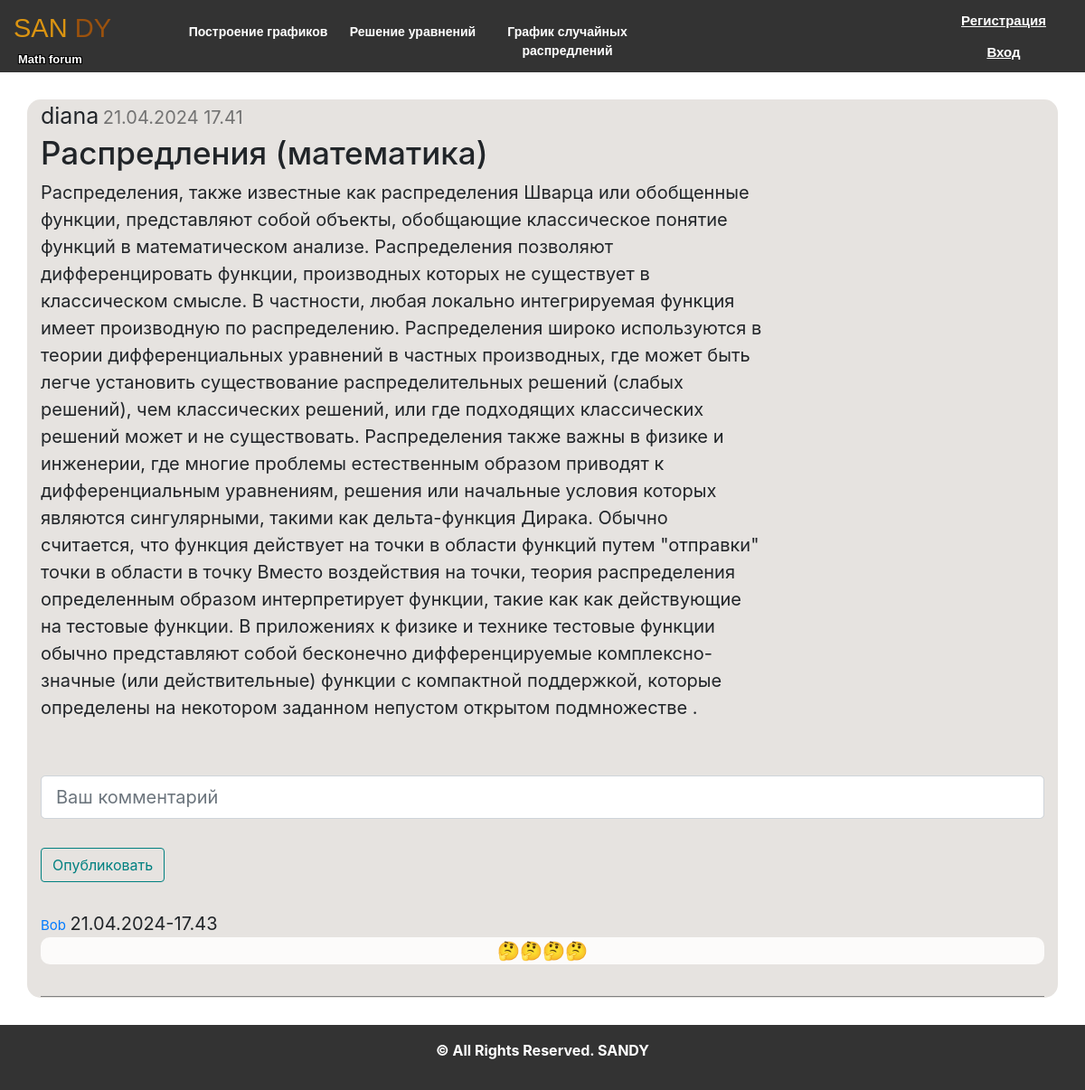
/post/1, run on the app's committed database.
### data/users.py (models this page shows, shortened)
class User(SqlAlchemyBase, UserMixin, SerializerMixin):
    __tablename__ = 'users'
    id = sqlalchemy.Column(sqlalchemy.Integer, primary_key=True, autoincrement=True)
    username = sqlalchemy.Column(sqlalchemy.String, nullable=True)
    email = sqlalchemy.Column(sqlalchemy.String, index=True, unique=True, nullable=True)
    hashed_password = sqlalchemy.Column(sqlalchemy.String, nullable=True)
    post = orm.relationship("Post", back_populates='user')

### data/post.py (models this page shows, shortened)
class Post(SqlAlchemyBase, SerializerMixin):
    __tablename__ = 'posts'
    id = sqlalchemy.Column(sqlalchemy.Integer, primary_key=True, autoincrement=True)
    team_leader = sqlalchemy.Column(sqlalchemy.Integer, sqlalchemy.ForeignKey("users.id"))
    user = orm.relationship('User')
    title = sqlalchemy.Column(sqlalchemy.String, nullable=True)
    posts = sqlalchemy.Column(sqlalchemy.String, nullable=True)
    views = sqlalchemy.Column(sqlalchemy.Integer, default=0)
    image_post = sqlalchemy.Column(sqlalchemy.String(50), nullable=False, default='default.jpg')
    start_date = sqlalchemy.Column(sqlalchemy.DateTime, default=datetime.datetime.now)

### data/comments.py (models this page shows)
class Comments(SqlAlchemyBase, SerializerMixin):
    __tablename__ = 'comments'
    id = sqlalchemy.Column(sqlalchemy.Integer, primary_key=True, autoincrement=True)
    post_id = sqlalchemy.Column(sqlalchemy.Integer, sqlalchemy.ForeignKey("posts.id"))
    user_id = sqlalchemy.Column(sqlalchemy.Integer, sqlalchemy.ForeignKey("users.id"))
    post = orm.relationship('Post')
    user = orm.relationship('User')
    text_com = sqlalchemy.Column(sqlalchemy.String, nullable=True)
    start_date = sqlalchemy.Column(sqlalchemy.DateTime, default=datetime.datetime.now)

### flask_app.py (the view, shortened to what this page needs)
@app.route('/post/<int:post_id>', methods=['GET', 'POST'])
def look_post(post_id):
    db_sess = db_session.create_session()
    form = Comment()
    comments = db_sess.query(Comments).filter(Comments.post_id == post_id).all()
    post = db_sess.query(Post).filter(Post.id == post_id).first()
    if not post:
        abort(404)
    return render_template('post.html', title=post.title, post=post,
                           form_comment=form, comments=comments) # image_file=image_file,

### forms/post_forms.py
class Comment(FlaskForm):
    text = StringField('Ваш комментарий', validators=[DataRequired()])
    submit = SubmitField('Опубликовать')

### data/db_session.py (called while the page is built)
def create_session() -> Session:
    global __factory
    return __factory()

### templates/post.html (shortened to what this page needs)
{% extends "base.html" %}
{% block content %}
<form action="" method="post">
<div class="container">
    <div class="ava-time">
        <a id="ava">{{post.user.username}}</a> <a id="time">{{post.start_date.strftime('%d.%m.%Y %H.%M')}}</a>
    </div>
    <center class="text-body">
        <h2 class="article-title" align="left"> {{ post.title|safe }}</h2>
        <p class="article-content" align="left" >{{ post.posts|safe}}</p>
        <img src="{{ url_for('static', filename='img/'  + 'post_images/' + post.image_post) }}" alt=""><br>
    </center>
    <div class="content_comment">
        <form method="POST" action="{{url_for('look_post', post_id=post.id)}}">
            <fieldset class="form-group">
                <div class="form-group">
                    {{ form_comment.text(class="form-control form-control-lg", placeholder="Ваш комментарий") }}
                </div>
            </fieldset>
            <div class="form-group">
                {{ form_comment.submit(class="btn btn-outline-info") }}
            </div>
        </form>
    </div>
    <div class="comment_side">
        {% for item in comments %}
            <div class="single_comment">
                <div class="head_comment">
                    <div class="left_comment_side">
                        <a href="#" id="name-p">{{ item.user.username }}</a>
                        <a class="right_comment_side">{{ item.start_date.strftime('%d.%m.%Y-%H.%M') }}</a>
                    </div>
                </div>
                <div class="body_comment" style="margin-bottom: 35px;">
                    <a>{{ item.text_com }}</a>
                </div>
                <hr />
            </div>
        {% endfor %}
    </div>
</div>
</form>
{% endblock %}

### static/css/style.css (style rules this page uses)
* { margin: 0; padding: 0; }
body { background-image: url("../img/white-needle.png"); }
body { display: flex; flex-direction: column; }
html, body { min-height: 100vh; }
.container { margin: 30px; border: 10px; background-color: #e6e3e0; border-radius: 15px; }
.ava-time { text-align: left; }
.ava-time #time { color: #727272; }
.ava-time #ava { font-size: 25px; }
.text-body { max-width: 800px; text-align: left; }
.text-body h2 { font-size: 35px; }
.text-body p { font-size: 20px; }
.right_comment_side { font-size: 12px; }
#name-p { font-size: 15px; }
.body_comment { background-color: #fcfbfa; border-radius: 10px; text-align: center; }
.form-control { margin-bottom: 0px; }
.form-group .btn { margin-top: 0%; margin-bottom: 15px; }
.content_comment { margin-top: 20px; }
.content_comment .form-group .btn { color: teal; border-color: teal; }
.container hr { display: block; height: 1px; border: 0; border-top: 1px solid grey; margin: 1em 0; padding: 0; }
.container a { font-size: 20px; margin-bottom: 15px; }

### data on the page
User: user.username "diana"
Post: start_date "21.04.2024 17.41", title "Распредления (математика)", posts "Распределения, также известные как распределения Шварца или обобщенные функции, представляют собой объекты, обобщающие классическое понятие функций в математическом анализе. Распределения позволяют дифференцировать функции, производных которых не существует в классическом смысле. В частности, любая локально интегрируемая функция имеет производную по распределению. Распределения широко используются в теории дифференциальных уравнений в частных производных, где может быть легче установить существование распределительных решений (слабых решений), чем классических решений, или где подходящих классических решений может и не существовать. Распределения также важны в физике и инженерии, где многие…"
Comments: user.username "Bob", start_date "21.04.2024-17.43", text_com "🤔🤔🤔🤔"
